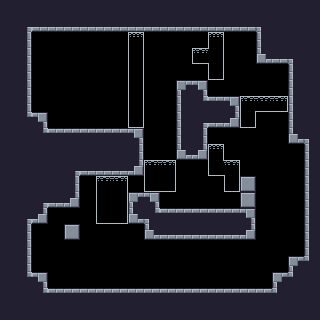

This game map was drawn from its Tiled (.tmx) file and the tilesets committed beside it. A one-line description and the full map source follow:
An orthogonal 20x20 tile map with 16x16 px tiles, 1 tile layer (Tile Layer 1) and 5 objects (3x Attachable, Controllable, Victory).

<map version="1.9" tiledversion="1.9.0" orientation="orthogonal" renderorder="right-down" width="20" height="20" tilewidth="16" tileheight="16" infinite="0" nextlayerid="4" nextobjectid="22">
 <tileset firstgid="1" source="../tilesets/default_tileset.tsx" />
 <layer id="1" name="Tile Layer 1" width="20" height="20">
  <data encoding="csv">
18,18,18,18,18,18,18,18,18,18,18,18,18,18,18,18,18,18,18,18,
18,4,34,34,34,34,34,34,34,34,34,34,34,34,34,34,5,18,18,18,
18,19,0,0,0,0,0,0,25,0,0,0,0,25,0,0,17,18,18,18,
18,19,0,0,0,0,0,0,41,0,0,0,70,43,0,0,33,34,5,18,
18,19,0,0,0,0,0,0,41,0,0,0,0,57,0,0,0,0,17,18,
18,19,0,0,0,0,0,0,41,0,0,1,3,0,0,0,0,0,17,18,
18,19,0,0,0,0,0,0,41,0,0,17,20,2,3,60,71,72,17,18,
18,20,3,0,0,0,0,0,57,0,0,17,4,34,35,57,0,0,17,18,
18,18,20,2,2,2,2,2,3,0,0,17,19,0,0,0,0,0,33,5,
18,18,18,18,18,18,18,18,19,0,0,33,35,25,0,0,0,0,0,17,
18,18,18,18,4,34,34,34,35,22,24,0,0,76,61,0,0,0,0,17,
18,18,18,18,19,0,22,24,0,54,56,0,0,0,57,7,0,0,0,17,
18,18,4,34,35,0,38,40,1,3,0,0,0,0,0,7,0,0,0,17,
18,4,35,0,0,0,54,56,33,36,2,2,2,2,2,3,0,0,0,17,
18,19,0,0,7,0,0,0,0,33,34,34,34,34,34,35,0,0,0,17,
18,19,0,0,0,0,0,0,0,0,0,0,0,0,0,0,0,0,0,17,
18,19,0,0,0,0,0,0,0,0,0,0,0,0,0,0,0,0,1,21,
18,20,3,0,0,0,0,0,0,0,0,0,0,0,0,0,0,1,21,18,
18,18,20,2,2,2,2,2,2,2,2,2,2,2,2,2,2,21,18,18,
18,18,18,18,18,18,18,18,18,18,18,18,18,18,18,18,18,18,18,18
</data>
 </layer>
 <objectgroup id="2" name="Object Layer 1">
  <object id="4" name="Controllable" gid="256" x="64" y="112" width="16" height="16">
   <properties>
    <property name="sprite" value="player" />
    <property name="type" value="controllable" />
   </properties>
  </object>
  <object id="10" name="Attachable" gid="255" x="64" y="64" width="16" height="16">
   <properties>
    <property name="sprite" value="attachable" />
    <property name="type" value="attachable" />
   </properties>
  </object>
  <object id="17" name="Victory" gid="253" x="80" y="224" width="16" height="16">
   <properties>
    <property name="sprite" value="cake" />
    <property name="type" value="victory" />
   </properties>
  </object>
  <object id="19" name="Attachable" gid="255" x="80" y="64" width="16" height="16">
   <properties>
    <property name="sprite" value="attachable" />
    <property name="type" value="attachable" />
   </properties>
  </object>
  <object id="20" name="Attachable" gid="255" x="80" y="80" width="16" height="16">
   <properties>
    <property name="sprite" value="attachable" />
    <property name="type" value="attachable" />
   </properties>
  </object>
 </objectgroup>
</map>
